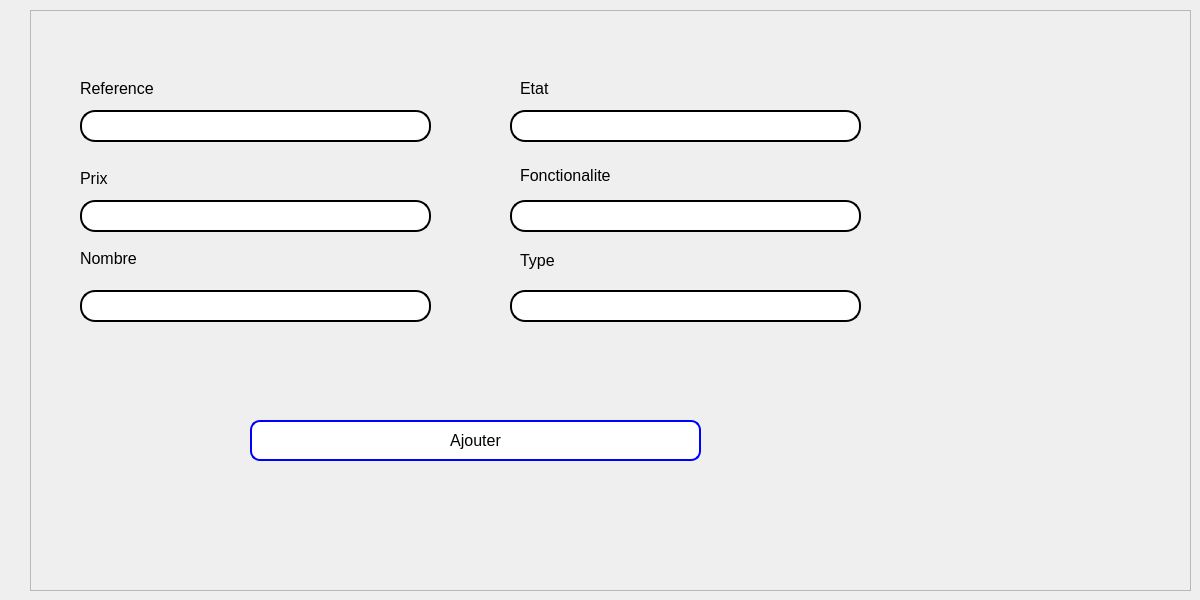
      <widget class="QWidget" name="add_equipments">
       <attribute name="title">
        <string>add equipments</string>
       </attribute>
       <widget class="QFrame" name="type">
        <property name="geometry">
         <rect>
          <x>30</x>
          <y>10</y>
          <width>1161</width>
          <height>581</height>
         </rect>
        </property>
        <property name="frameShape">
         <enum>QFrame::StyledPanel</enum>
        </property>
        <property name="frameShadow">
         <enum>QFrame::Raised</enum>
        </property>
        <widget class="QLabel" name="label_41">
         <property name="geometry">
          <rect>
           <x>50</x>
           <y>70</y>
           <width>101</width>
           <height>16</height>
          </rect>
         </property>
         <property name="font">
          <font>
           <pointsize>12</pointsize>
          </font>
         </property>
         <property name="text">
          <string>Reference</string>
         </property>
        </widget>
        <widget class="QLineEdit" name="reference">
         <property name="geometry">
          <rect>
           <x>50</x>
           <y>100</y>
           <width>351</width>
           <height>32</height>
          </rect>
         </property>
         <property name="styleSheet">
          <string notr="true">QLineEdit {
        border: 2px solid black;
        border-radius: 15px;
        padding: 5px;
        background-color: rgba(255, 255, 255);
        color: black;
    }

    QLineEdit:focus {
        border-color: black;
        background-color: rgba(248, 248, 248, 1);
    }
    </string>
         </property>
         <property name="maxLength">
          <number>8</number>
         </property>
        </widget>
        <widget class="QLabel" name="functionality">
         <property name="geometry">
          <rect>
           <x>490</x>
           <y>150</y>
           <width>111</width>
           <height>31</height>
          </rect>
         </property>
         <property name="font">
          <font>
           <pointsize>12</pointsize>
          </font>
         </property>
         <property name="text">
          <string>Fonctionalite</string>
         </property>
        </widget>
        <widget class="QLabel" name="label_43">
         <property name="geometry">
          <rect>
           <x>50</x>
           <y>240</y>
           <width>81</width>
           <height>16</height>
          </rect>
         </property>
         <property name="font">
          <font>
           <pointsize>12</pointsize>
          </font>
         </property>
         <property name="text">
          <string>Nombre</string>
         </property>
        </widget>
        <widget class="QLabel" name="label_44">
         <property name="geometry">
          <rect>
           <x>490</x>
           <y>240</y>
           <width>81</width>
           <height>21</height>
          </rect>
         </property>
         <property name="font">
          <font>
           <pointsize>12</pointsize>
          </font>
         </property>
         <property name="text">
          <string>Type</string>
         </property>
        </widget>
        <widget class="QLabel" name="label_45">
         <property name="geometry">
          <rect>
           <x>50</x>
           <y>160</y>
           <width>81</width>
           <height>16</height>
          </rect>
         </property>
         <property name="font">
          <font>
           <pointsize>12</pointsize>
          </font>
         </property>
         <property name="text">
          <string>Prix</string>
         </property>
        </widget>
        <widget class="QLabel" name="state">
         <property name="geometry">
          <rect>
           <x>490</x>
           <y>70</y>
           <width>81</width>
           <height>16</height>
          </rect>
         </property>
         <property name="font">
          <font>
           <pointsize>12</pointsize>
          </font>
         </property>
         <property name="text">
          <string>Etat</string>
         </property>
        </widget>
        <widget class="QLineEdit" name="prix">
         <property name="geometry">
          <rect>
           <x>50</x>
           <y>190</y>
           <width>351</width>
           <height>32</height>
          </rect>
         </property>
         <property name="styleSheet">
          <string notr="true">QLineEdit {
        border: 2px solid black;
        border-radius: 15px;
        padding: 5px;
        background-color: rgba(255, 255, 255);
        color: black;
    }

    QLineEdit:focus {
        border-color: black;
        background-color: rgba(248, 248, 248, 1);
    }
    </string>
         </property>
         <property name="maxLength">
          <number>8</number>
         </property>
        </widget>
        <widget class="QLineEdit" name="fonctionalite">
         <property name="geometry">
          <rect>
           <x>480</x>
           <y>190</y>
           <width>351</width>
           <height>32</height>
          </rect>
         </property>
         <property name="styleSheet">
          <string notr="true">QLineEdit {
        border: 2px solid black;
        border-radius: 15px;
        padding: 5px;
        background-color: rgba(255, 255, 255);
        color: black;
    }

    QLineEdit:focus {
        border-color: black;
        background-color: rgba(248, 248, 248, 1);
    }
    </string>
         </property>
         <property name="maxLength">
          <number>8</number>
         </property>
        </widget>
        <widget class="QLineEdit" name="nombre">
         <property name="geometry">
          <rect>
           <x>50</x>
           <y>280</y>
           <width>351</width>
           <height>32</height>
          </rect>
         </property>
         <property name="styleSheet">
          <string notr="true">QLineEdit {
        border: 2px solid black;
        border-radius: 15px;
        padding: 5px;
        background-color: rgba(255, 255, 255);
        color: black;
    }

    QLineEdit:focus {
        border-color: black;
        background-color: rgba(248, 248, 248, 1);
    }
    </string>
         </property>
         <property name="maxLength">
          <number>8</number>
         </property>
        </widget>
        <widget class="QLineEdit" name="type_2">
         <property name="geometry">
          <rect>
           <x>480</x>
           <y>280</y>
           <width>351</width>
           <height>32</height>
          </rect>
         </property>
         <property name="styleSheet">
          <string notr="true">QLineEdit {
        border: 2px solid black;
        border-radius: 15px;
        padding: 5px;
        background-color: rgba(255, 255, 255);
        color: black;
    }

    QLineEdit:focus {
        border-color: black;
        background-color: rgba(248, 248, 248, 1);
    }
    </string>
         </property>
         <property name="maxLength">
          <number>8</number>
         </property>
        </widget>
        <widget class="QLineEdit" name="etat">
         <property name="geometry">
          <rect>
           <x>480</x>
           <y>100</y>
           <width>351</width>
           <height>32</height>
          </rect>
         </property>
         <property name="styleSheet">
          <string notr="true">QLineEdit {
        border: 2px solid black;
        border-radius: 15px;
        padding: 5px;
        background-color: rgba(255, 255, 255);
        color: black;
    }

    QLineEdit:focus {
        border-color: black;
        background-color: rgba(248, 248, 248, 1);
    }
    </string>
         </property>
         <property name="maxLength">
          <number>8</number>
         </property>
        </widget>
        <widget class="QPushButton" name="AjouterButton_2">
         <property name="geometry">
          <rect>
           <x>220</x>
           <y>410</y>
           <width>451</width>
           <height>41</height>
          </rect>
         </property>
         <property name="styleSheet">
          <string notr="true">background-color: #ffffff; /* Fond blanc */
        border: 2px solid blue; /* Bordure bleue */
        border-radius: 10px; /* Coins arrondis */
        padding: 1px 2px; /* Espacement intérieur */
        color: black; /* Couleur du texte */
        font-size: 16px; /* Taille de la police */

       </string>
         </property>
         <property name="text">
          <string>Ajouter</string>
         </property>
        </widget>
       </widget>
      </widget>
